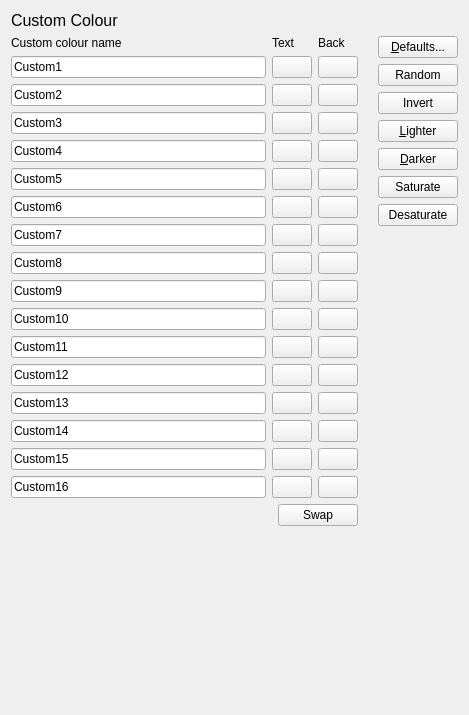
<?xml version="1.0" encoding="UTF-8"?>
<ui version="4.0">
 <class>PrefsCustomColor</class>
 <widget class="QWidget" name="PrefsCustomColor">
  <property name="geometry">
   <rect>
    <x>0</x>
    <y>0</y>
    <width>469</width>
    <height>715</height>
   </rect>
  </property>
  <property name="windowTitle">
   <string>Custom Colours</string>
  </property>
  <layout class="QVBoxLayout" name="verticalLayout_2">
   <item>
    <widget class="QLabel" name="label_title">
     <property name="sizePolicy">
      <sizepolicy hsizetype="Preferred" vsizetype="Fixed">
       <horstretch>0</horstretch>
       <verstretch>0</verstretch>
      </sizepolicy>
     </property>
     <property name="font">
      <font>
       <pointsize>12</pointsize>
      </font>
     </property>
     <property name="text">
      <string>Custom Colour</string>
     </property>
    </widget>
   </item>
   <item>
    <layout class="QHBoxLayout" name="_main">
     <property name="spacing">
      <number>20</number>
     </property>
     <item>
      <layout class="QVBoxLayout" name="_options">
       <property name="spacing">
        <number>6</number>
       </property>
       <item>
        <layout class="QGridLayout" name="_colors">
         <item row="6" column="1">
          <widget class="ColorPickerButton" name="CustomColorsForeground1">
           <property name="text">
            <string/>
           </property>
          </widget>
         </item>
         <item row="44" column="2">
          <widget class="ColorPickerButton" name="CustomColorsBackground15">
           <property name="text">
            <string/>
           </property>
          </widget>
         </item>
         <item row="18" column="2">
          <widget class="ColorPickerButton" name="CustomColorsBackground7">
           <property name="text">
            <string/>
           </property>
          </widget>
         </item>
         <item row="6" column="2">
          <widget class="ColorPickerButton" name="CustomColorsBackground1">
           <property name="text">
            <string/>
           </property>
          </widget>
         </item>
         <item row="16" column="2">
          <widget class="ColorPickerButton" name="CustomColorsBackground6">
           <property name="text">
            <string/>
           </property>
          </widget>
         </item>
         <item row="13" column="2">
          <widget class="ColorPickerButton" name="CustomColorsBackground4">
           <property name="text">
            <string/>
           </property>
          </widget>
         </item>
         <item row="43" column="0">
          <widget class="QLineEdit" name="CustomNames14">
           <property name="text">
            <string>Custom15</string>
           </property>
          </widget>
         </item>
         <item row="16" column="1">
          <widget class="ColorPickerButton" name="CustomColorsForeground6">
           <property name="text">
            <string/>
           </property>
          </widget>
         </item>
         <item row="44" column="0">
          <widget class="QLineEdit" name="CustomNames15">
           <property name="text">
            <string>Custom16</string>
           </property>
          </widget>
         </item>
         <item row="44" column="1">
          <widget class="ColorPickerButton" name="CustomColorsForeground15">
           <property name="text">
            <string/>
           </property>
          </widget>
         </item>
         <item row="43" column="1">
          <widget class="ColorPickerButton" name="CustomColorsForeground14">
           <property name="text">
            <string/>
           </property>
          </widget>
         </item>
         <item row="15" column="0">
          <widget class="QLineEdit" name="CustomNames5">
           <property name="text">
            <string>Custom6</string>
           </property>
          </widget>
         </item>
         <item row="41" column="1">
          <widget class="ColorPickerButton" name="CustomColorsForeground12">
           <property name="text">
            <string/>
           </property>
          </widget>
         </item>
         <item row="18" column="1">
          <widget class="ColorPickerButton" name="CustomColorsForeground7">
           <property name="text">
            <string/>
           </property>
          </widget>
         </item>
         <item row="5" column="1">
          <widget class="ColorPickerButton" name="CustomColorsForeground0">
           <property name="text">
            <string/>
           </property>
          </widget>
         </item>
         <item row="5" column="2">
          <widget class="ColorPickerButton" name="CustomColorsBackground0">
           <property name="text">
            <string/>
           </property>
          </widget>
         </item>
         <item row="0" column="1">
          <widget class="QLabel" name="label_2">
           <property name="text">
            <string>Text</string>
           </property>
          </widget>
         </item>
         <item row="13" column="0">
          <widget class="QLineEdit" name="CustomNames4">
           <property name="text">
            <string>Custom5</string>
           </property>
          </widget>
         </item>
         <item row="0" column="2">
          <widget class="QLabel" name="label_3">
           <property name="text">
            <string>Back</string>
           </property>
          </widget>
         </item>
         <item row="6" column="0">
          <widget class="QLineEdit" name="CustomNames1">
           <property name="text">
            <string>Custom2</string>
           </property>
          </widget>
         </item>
         <item row="41" column="2">
          <widget class="ColorPickerButton" name="CustomColorsBackground12">
           <property name="text">
            <string/>
           </property>
          </widget>
         </item>
         <item row="15" column="1">
          <widget class="ColorPickerButton" name="CustomColorsForeground5">
           <property name="text">
            <string/>
           </property>
          </widget>
         </item>
         <item row="9" column="1">
          <widget class="ColorPickerButton" name="CustomColorsForeground2">
           <property name="text">
            <string/>
           </property>
          </widget>
         </item>
         <item row="9" column="0">
          <widget class="QLineEdit" name="CustomNames2">
           <property name="text">
            <string>Custom3</string>
           </property>
          </widget>
         </item>
         <item row="11" column="2">
          <widget class="ColorPickerButton" name="CustomColorsBackground3">
           <property name="text">
            <string/>
           </property>
          </widget>
         </item>
         <item row="42" column="1">
          <widget class="ColorPickerButton" name="CustomColorsForeground13">
           <property name="text">
            <string/>
           </property>
          </widget>
         </item>
         <item row="0" column="0">
          <widget class="QLabel" name="label">
           <property name="text">
            <string>Custom colour name</string>
           </property>
          </widget>
         </item>
         <item row="15" column="2">
          <widget class="ColorPickerButton" name="CustomColorsBackground5">
           <property name="text">
            <string/>
           </property>
          </widget>
         </item>
         <item row="9" column="2">
          <widget class="ColorPickerButton" name="CustomColorsBackground2">
           <property name="text">
            <string/>
           </property>
          </widget>
         </item>
         <item row="16" column="0">
          <widget class="QLineEdit" name="CustomNames6">
           <property name="text">
            <string>Custom7</string>
           </property>
          </widget>
         </item>
         <item row="11" column="1">
          <widget class="ColorPickerButton" name="CustomColorsForeground3">
           <property name="text">
            <string/>
           </property>
          </widget>
         </item>
         <item row="11" column="0">
          <widget class="QLineEdit" name="CustomNames3">
           <property name="text">
            <string>Custom4</string>
           </property>
          </widget>
         </item>
         <item row="42" column="2">
          <widget class="ColorPickerButton" name="CustomColorsBackground13">
           <property name="text">
            <string/>
           </property>
          </widget>
         </item>
         <item row="5" column="0">
          <widget class="QLineEdit" name="CustomNames0">
           <property name="text">
            <string>Custom1</string>
           </property>
          </widget>
         </item>
         <item row="43" column="2">
          <widget class="ColorPickerButton" name="CustomColorsBackground14">
           <property name="text">
            <string/>
           </property>
          </widget>
         </item>
         <item row="18" column="0">
          <widget class="QLineEdit" name="CustomNames7">
           <property name="text">
            <string>Custom8</string>
           </property>
          </widget>
         </item>
         <item row="13" column="1">
          <widget class="ColorPickerButton" name="CustomColorsForeground4">
           <property name="text">
            <string/>
           </property>
          </widget>
         </item>
         <item row="40" column="0">
          <widget class="QLineEdit" name="CustomNames11">
           <property name="text">
            <string>Custom12</string>
           </property>
          </widget>
         </item>
         <item row="42" column="0">
          <widget class="QLineEdit" name="CustomNames13">
           <property name="text">
            <string>Custom14</string>
           </property>
          </widget>
         </item>
         <item row="41" column="0">
          <widget class="QLineEdit" name="CustomNames12">
           <property name="text">
            <string>Custom13</string>
           </property>
          </widget>
         </item>
         <item row="39" column="0">
          <widget class="QLineEdit" name="CustomNames10">
           <property name="text">
            <string>Custom11</string>
           </property>
          </widget>
         </item>
         <item row="38" column="0">
          <widget class="QLineEdit" name="CustomNames9">
           <property name="text">
            <string>Custom10</string>
           </property>
          </widget>
         </item>
         <item row="37" column="0">
          <widget class="QLineEdit" name="CustomNames8">
           <property name="text">
            <string>Custom9</string>
           </property>
          </widget>
         </item>
         <item row="40" column="1">
          <widget class="ColorPickerButton" name="CustomColorsForeground11">
           <property name="text">
            <string/>
           </property>
          </widget>
         </item>
         <item row="40" column="2">
          <widget class="ColorPickerButton" name="CustomColorsBackground11">
           <property name="text">
            <string/>
           </property>
          </widget>
         </item>
         <item row="39" column="1">
          <widget class="ColorPickerButton" name="CustomColorsForeground10">
           <property name="text">
            <string/>
           </property>
          </widget>
         </item>
         <item row="39" column="2">
          <widget class="ColorPickerButton" name="CustomColorsBackground10">
           <property name="text">
            <string/>
           </property>
          </widget>
         </item>
         <item row="38" column="1">
          <widget class="ColorPickerButton" name="CustomColorsForeground9">
           <property name="text">
            <string/>
           </property>
          </widget>
         </item>
         <item row="38" column="2">
          <widget class="ColorPickerButton" name="CustomColorsBackground9">
           <property name="text">
            <string/>
           </property>
          </widget>
         </item>
         <item row="37" column="1">
          <widget class="ColorPickerButton" name="CustomColorsForeground8">
           <property name="text">
            <string/>
           </property>
          </widget>
         </item>
         <item row="37" column="2">
          <widget class="ColorPickerButton" name="CustomColorsBackground8">
           <property name="text">
            <string/>
           </property>
          </widget>
         </item>
        </layout>
       </item>
       <item alignment="Qt::AlignmentFlag::AlignRight">
        <widget class="QPushButton" name="pushButton">
         <property name="sizePolicy">
          <sizepolicy hsizetype="Fixed" vsizetype="Fixed">
           <horstretch>0</horstretch>
           <verstretch>0</verstretch>
          </sizepolicy>
         </property>
         <property name="text">
          <string>Swap</string>
         </property>
         <property name="icon">
          <iconset theme="swap-panels"/>
         </property>
        </widget>
       </item>
       <item>
        <spacer name="verticalSpacer">
         <property name="orientation">
          <enum>Qt::Orientation::Vertical</enum>
         </property>
         <property name="sizeHint" stdset="0">
          <size>
           <width>20</width>
           <height>40</height>
          </size>
         </property>
        </spacer>
       </item>
      </layout>
     </item>
     <item>
      <layout class="QVBoxLayout" name="_buttons">
       <property name="spacing">
        <number>6</number>
       </property>
       <item>
        <widget class="QPushButton" name="reset">
         <property name="text">
          <string>&amp;Defaults...</string>
         </property>
         <property name="icon">
          <iconset theme="edit-undo"/>
         </property>
        </widget>
       </item>
       <item>
        <widget class="QPushButton" name="random">
         <property name="text">
          <string>Random</string>
         </property>
         <property name="icon">
          <iconset theme="media-playlist-shuffle"/>
         </property>
        </widget>
       </item>
       <item>
        <widget class="QPushButton" name="invert">
         <property name="text">
          <string>Invert</string>
         </property>
         <property name="icon">
          <iconset theme="invertimage"/>
         </property>
        </widget>
       </item>
       <item>
        <widget class="QPushButton" name="lighter">
         <property name="text">
          <string>&amp;Lighter</string>
         </property>
        </widget>
       </item>
       <item>
        <widget class="QPushButton" name="darker">
         <property name="text">
          <string>&amp;Darker</string>
         </property>
        </widget>
       </item>
       <item>
        <widget class="QPushButton" name="saturate">
         <property name="text">
          <string>Saturate</string>
         </property>
        </widget>
       </item>
       <item>
        <widget class="QPushButton" name="desaturate">
         <property name="text">
          <string>Desaturate</string>
         </property>
        </widget>
       </item>
       <item>
        <spacer name="verticalSpacer_4">
         <property name="orientation">
          <enum>Qt::Orientation::Vertical</enum>
         </property>
         <property name="sizeHint" stdset="0">
          <size>
           <width>20</width>
           <height>40</height>
          </size>
         </property>
        </spacer>
       </item>
      </layout>
     </item>
    </layout>
   </item>
  </layout>
 </widget>
 <customwidgets>
  <customwidget>
   <class>ColorPickerButton</class>
   <extends>QPushButton</extends>
   <header>colorpickerbutton.h</header>
  </customwidget>
 </customwidgets>
 <resources/>
 <connections/>
</ui>
